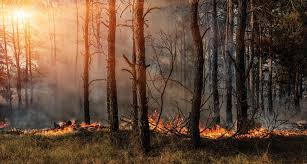
#> input picture images.jpg, 307 x 164 px
$ python -i simple_fire_detector.py   (imports and definitions only)
#> lines starting #> are read from the running program, lines starting #| are printed output that depends on the picture; after the words box and inside, x2 and y2 are one past the last pixel; in counts of white or black regions, pixels touching at a corner belong together
#> further down, picture is the input picture: shape (164, 307, 3); mean B, G, R 59.4, 78.2, 104.7
import cv2
import numpy as np

def detect_fire(frame):
    blur = cv2.GaussianBlur(frame, (21, 21), 0)
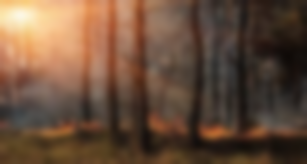
#> blur: shape (164, 307, 3); mean B, G, R 59.4, 78.2, 104.7
    hsv = cv2.cvtColor(blur, cv2.COLOR_BGR2HSV)
#> hsv: shape (164, 307, 3); mean H, S, V 12.6, 105.3, 104.7

    lower = [18, 50, 50]
    upper = [35, 255, 255]
    lower = np.array(lower, dtype="uint8")
    upper = np.array(upper, dtype="uint8")
    mask = cv2.inRange(hsv, lower, upper)
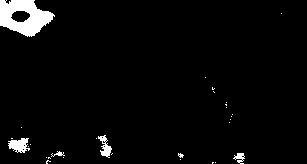
#> mask: shape (164, 307); 3.5% white; 30 white regions (25 under 20 px), largest, box (x1, y1, x2, y2) and area: (0, 0, 55, 37) 1243, (8, 138, 30, 153) 215, (98, 135, 112, 158) 149, (233, 153, 245, 164) 71, (51, 151, 65, 157) 35

    output = cv2.bitwise_and(frame, hsv, mask=mask)
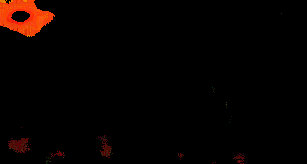
#> output: shape (164, 307, 3); mean B, G, R 0.3, 1.8, 6.8
    no_red = cv2.countNonZero(mask)
#> no_red = 1777
    cv2.imshow("output", output)
    if int(no_red) > 20000:
        print ('Fire detected', i)
        i+= 1

>>> import cv2
>>> picture = cv2.imread('images.jpg')
>>> result = detect_fire(picture)
